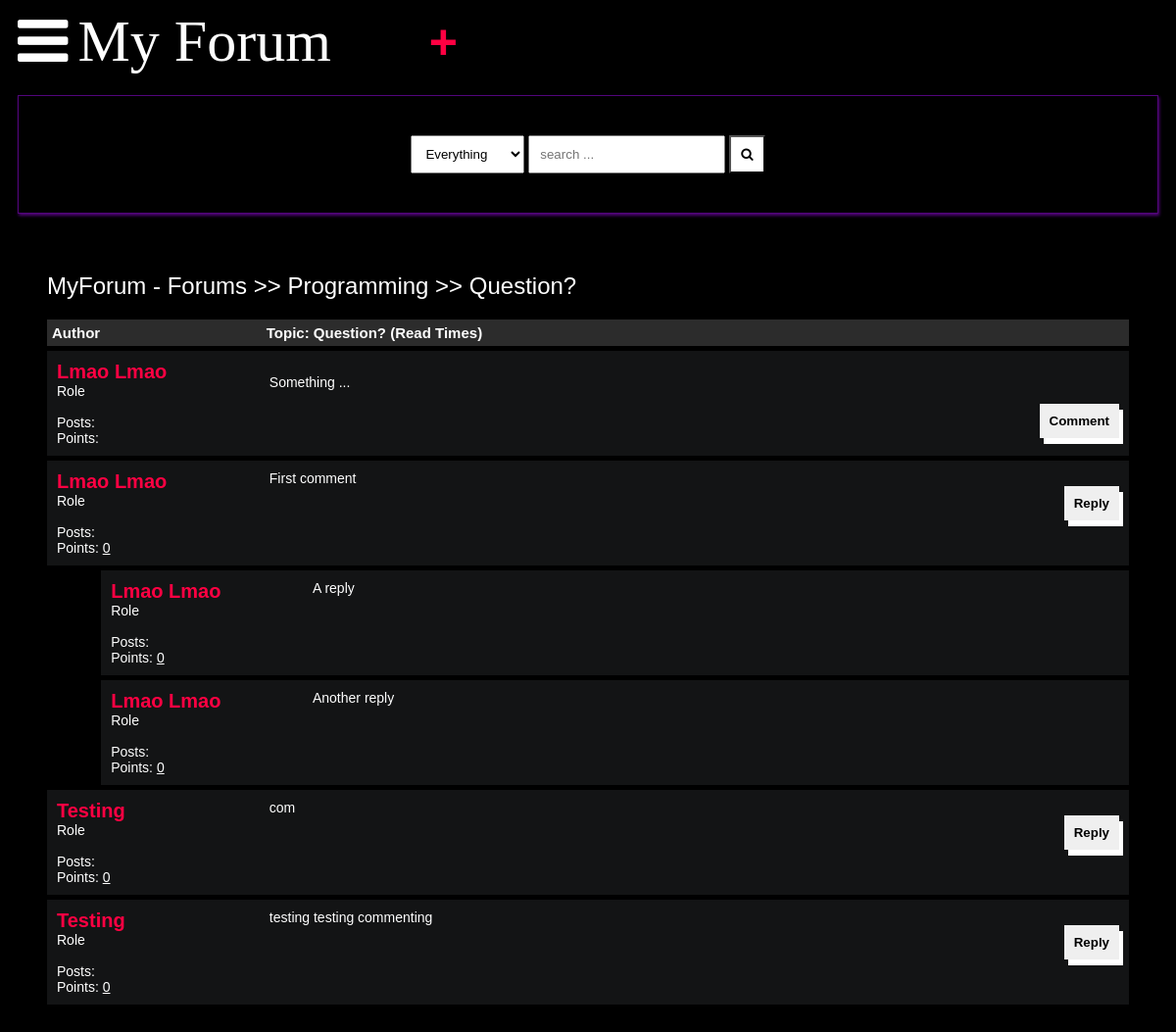
Screenshot of /detail/question/ (signed in) with the database file from the repository.
### main/models.py (models this page shows, shortened)
class Post(models.Model):
    title = models.CharField(max_length=400)
    slug = models.SlugField(max_length=400, unique=True, blank=True)
    user = models.ForeignKey(Author, on_delete=models.CASCADE)
    content = HTMLField()
    categories = models.ManyToManyField(Category)
    date = models.DateTimeField(auto_now_add=True)
    approved = models.BooleanField(default=True)
    hit_count_generic = GenericRelation(HitCount, object_id_field='object_pk',
        related_query_name='hit_count_generic_relation'
    )
    tags = TaggableManager()
    comments = models.ManyToManyField(Comment, blank=True)
    def get_url(self):
        return reverse("detail", kwargs={
            "slug":self.slug
        })

class Category(models.Model):
    title = models.CharField(max_length=50)
    slug = models.SlugField(max_length=400, unique=True, blank=True)
    description = models.TextField(default="description")
    class Meta:
        verbose_name_plural = "categories"
    def __str__(self):
        return self.title
    def get_url(self):
        return reverse("posts", kwargs={
            "slug":self.slug
        })

class Author(models.Model):
    user = models.ForeignKey(User, on_delete=models.CASCADE)
    fullname = models.CharField(max_length=40, blank=True)
    slug = slug = models.SlugField(max_length=400, unique=True, blank=True)
    bio = HTMLField()
    points = models.IntegerField(default=0)
    profile_pic = ResizedImageField(size=[50, 80], quality=100, upload_to="authors", default=None, null=True, blank=False)

class Comment(models.Model):
    user = models.ForeignKey(Author, on_delete=models.CASCADE)
    content = models.TextField()
    date = models.DateTimeField(auto_now_add=True)
    replies = models.ManyToManyField(Reply, blank=True)

class Reply(models.Model):
    user = models.ForeignKey(Author, on_delete=models.CASCADE)
    content = models.TextField()
    date = models.DateTimeField(auto_now_add=True)
    class Meta:
        verbose_name_plural = "replies"

### main/views.py (the view)
# urls.py: path("detail/<slug>/", detail, name="detail"),
def detail(request, slug):
    post = get_object_or_404(Post, slug = slug)
    author = Author.objects.get(user=request.user)
    if "comment-form" in request.POST:
        comment = request.POST.get("comment")
        new_comment, created = Comment.objects.get_or_create(user=author, content=comment)
        post.comments.add(new_comment.id)
    if "reply-form" in request.POST:
        reply = request.POST.get("reply")
        comment_id = request.POST.get("comment-id")
        comment_obj = Comment.objects.get(id=comment_id)
        new_reply, created = Reply.objects.get_or_create(user=author, content=reply)
        comment_obj.replies.add(new_reply.id)
    context = {
        "post":post,
        "title": post.title
    }
    update_views(request, post)
    return render(request, "detail.html", context)

### main/utils.py (called while the page is built)
def update_views(request, object):
    context ={}
    hit_count = get_hitcount_model().objects.get_for_object(object)
    hits = hit_count.hits
    hitcontext = context["hitcount"] = {"pk": hit_count.pk}
    hit_count_response = HitCountMixin.hit_count(request, hit_count)
    if hit_count_response.hit_counted:
        hits = hits+1
        hitcontext["hitcounted"] = hit_count_response.hit_counted
        hitcontext["hit_message"] = hit_count_response.hit_message
        hitcontext["total_hits"] = hits

### templates/detail.html (shortened to what this page needs)
{% extends 'base.html' %}
{% load hitcount_tags %}
{% block content %}
    <div class="container">
        <div class="navigate">
            <span><a href="{% url 'home' %}">MyForum - Forums</a> >> <a href="{{post.categories.all.0.get_url}}">{{post.categories.all.0}}</a> >> <a href="{{post.get_url}}">{{post.title}}</a></span>
        </div>
        <div class="topic-container">
            <div class="head">
                <div class="authors">Author</div>
                <div class="content">Topic: {{post.title}} (Read {% get_hit_count for post %} Times)</div>
            </div>
            <div class="body">
                <div class="authors">
                    <div class="username"><a href="">{{post.user.fullname|title}}</a></div>
                    <div>Role</div>
                    <div>Posts: <u>{{comment.user.num_posts}}</u></div>
                    <div>Points: <u>{{comment.user.points}}</u></div>
                </div>
                <div class="content">
                    {{post.content|safe}}
                    <div class="comment">
                        <button onclick="showComment()">Comment</button>
                    </div>
                </div>
            </div>
        </div>
        {% for comment in post.comments.all %}
        <div class="comments-container">
            <div class="body">
                <div class="authors">
                    <div class="username"><a href="">{{comment.user.fullname|title}}</a></div>
                    <div>Role</div>
                    <div>Posts: <u>{{comment.user.num_posts}}</u></div>
                    <div>Points: <u>{{comment.user.points}}</u></div>
                </div>
                <div class="content">
                    {{comment.content}}
                    <br>
                    <div class="comment">
                        <button onclick="showReplies('comment{{comment.id}}')">Reply</button>
                    </div>
                </div>
            </div>
        </div>
        {% for reply in comment.replies.all %}
        <div class="comments-container" style="width: 95%;  margin-left:5%;">
            <div class="body">
                <div class="authors">
                    <div class="username"><a href="">{{reply.user.fullname|title}}</a></div>
                    <div>Role</div>
                    <div>Posts: <u>{{reply.user.num_posts}}</u></div>
                    <div>Points: <u>{{reply.user.points}}</u></div>
                </div>
                <div class="content">
                    {{reply.content}}
                    <br>
                </div>
            </div>
        </div>
        {% endfor %}
        {% endfor %}
    </div>
    {% endblock content %}

### static/style.css (style rules this page uses)
* { box-sizing: border-box; }
html { font-size: 14px; font-family: Arial, Helvetica, sans-serif; background-color:rgb(0,0,0); color:#FEFEFE; }
a { color:#FF0042; font-weight: bolder; text-decoration: none; }
.container { margin: 20px; padding: 20px; }
.navigate { margin-block: 20px; font-weight: lighter; font-size: 24px; }
.navigate a { color: #fff; }
.head { display: flex; background-color: #2C2C2C; padding: 5px; font-weight: bold; font-size: 15px; }
.authors { flex: 20%; }
.content { flex: 80%; }
.body { display: flex; background-color: #131415; padding: 10px; margin-top: 5px; }
.body .authors .username { font-size: 20px; }
.body .content .comment button { border:none; padding:10px; font-weight: bolder; box-shadow: 4px 6px #fff; cursor: pointer; float: right; }

### rows the page displays
Post: categories.all.0 "Programming", title "Question?", user.fullname "Lmao Lmao", content "Something ..."
Comment: user.fullname "Lmao Lmao", user.points "0", content "First comment"
Reply: user.fullname "Lmao Lmao", user.points "0", content "A reply"
Reply: user.fullname "Lmao Lmao", user.points "0", content "Another reply"
Comment: user.fullname "Testing", user.points "0", content "com"
Comment: user.fullname "Testing", user.points "0", content "testing testing commenting"
